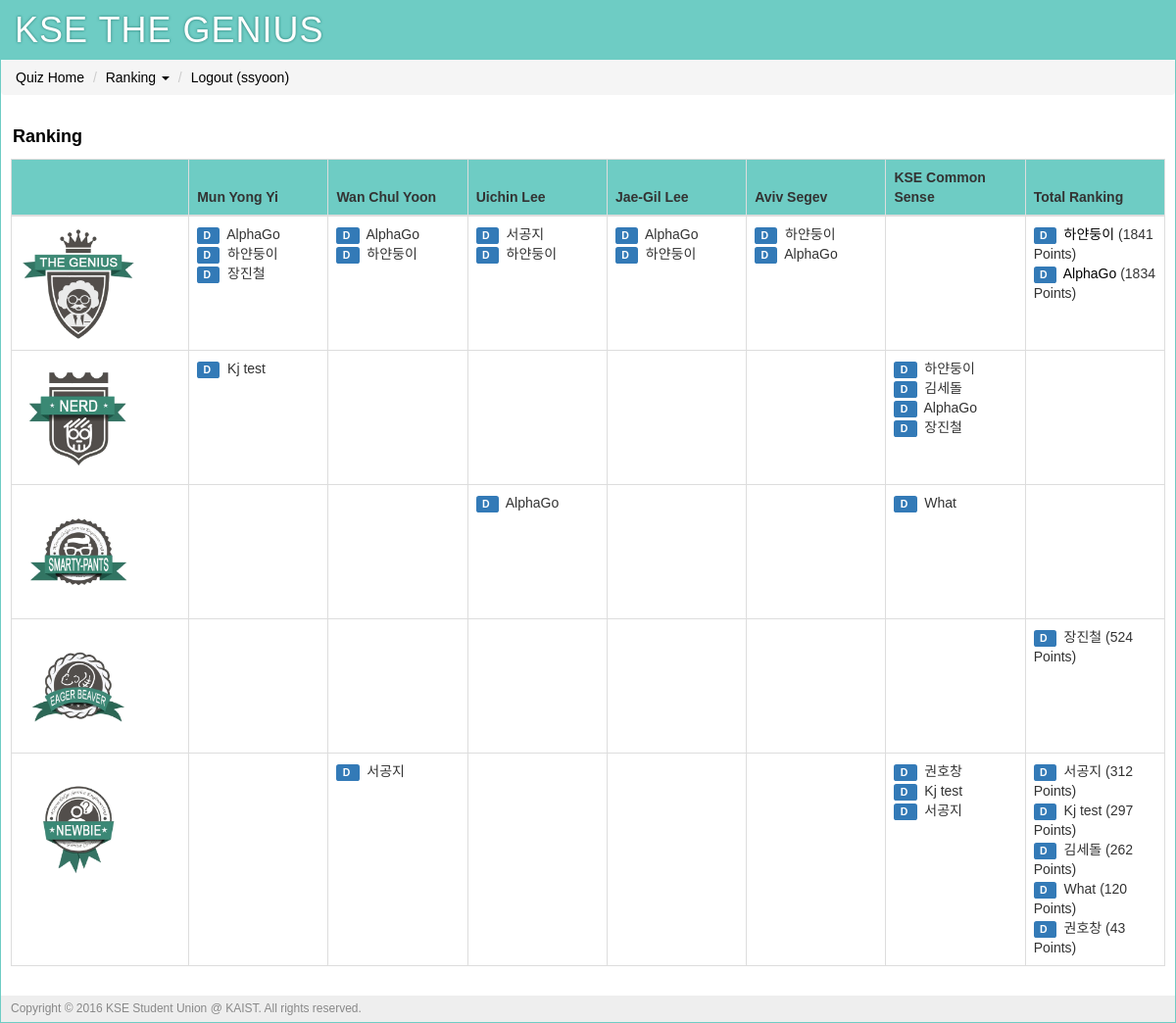
The app's page /ranking/D (signed in) with its own data.
### tables this page shows
CREATE TABLE "user" (
	`user_id`	integer PRIMARY KEY AUTOINCREMENT,
	`username`	string NOT NULL,
	`name`	string NOT NULL,
	`class`	INTEGER,
	`pw_hash`	string NOT NULL,
	`munyi_point`	integer DEFAULT 0,
	`munyi_last_quiz`	integer DEFAULT 0,
	`wcyoon_point`	integer DEFAULT 0,
	`wcyoon_last_quiz`	integer DEFAULT 0,
	`uclee_point`	integer DEFAULT 0,
	`uclee_last_quiz`	integer DEFAULT 0,
	`jaegil_point`	integer DEFAULT 0,
	`jaegil_last_quiz`	integer DEFAULT 0,
	`aviv_point`	integer DEFAULT 0,
	`aviv_last_quiz`	integer DEFAULT 0,
	`kse_point`	INTEGER DEFAULT 0,
	`kse_last_quiz`	INTEGER DEFAULT 0,
	`total_point`	integer DEFAULT 0
);

### main.py (the view)
@app.route('/')
@app.route('/ranking')
@app.route('/ranking/<class_id>')
def ranking(class_id=None):
    MUNYI_QUIZ_CNT[1] = query_db('''SELECT count(id) FROM quiz WHERE professor_id="munyi"''', one=True)['count(id)']
    WCYOON_QUIZ_CNT[1] = query_db('''SELECT count(id) FROM quiz WHERE professor_id="wcyoon"''', one=True)['count(id)']
    UCLEE_QUIZ_CNT[1] = query_db('''SELECT count(id) FROM quiz WHERE professor_id="uclee"''', one=True)['count(id)']
    JAEGIL_QUIZ_CNT[1] = query_db('''SELECT count(id) FROM quiz WHERE professor_id="jaegil"''', one=True)['count(id)']
    AVIV_QUIZ_CNT[1] = query_db('''SELECT count(id) FROM quiz WHERE professor_id="aviv"''', one=True)['count(id)']
    KSE_QUIZ_CNT[1] = query_db('''SELECT count(id) FROM quiz WHERE professor_id="kse"''', one=True)['count(id)']
    TOTAL_MAX_POINT[1] = query_db('''SELECT SUM(quiz_value) FROM quiz''', one=True)['SUM(quiz_value)']
    total_score = collections.OrderedDict()
    total_score['genius'] = getUserList(80, 100, class_id)
    total_score['nerd'] = getUserList(60, 80, class_id)
    total_score['smarty-pants'] = getUserList(40, 60, class_id)
    total_score['eager_beaver'] = getUserList(20, 40, class_id)
    total_score['newbie'] = getUserList(0, 20, class_id)
    return render_template('ranking.html', total_score = total_score)

### main.py (called while the page is built)
def connect_db():
    return sqlite3.connect(app.config['DATABASE'])

def query_db(query, args=(), one=False):
    cur = g.db.execute(query, args)
    rv = [dict((cur.description[idx][0], value)
               for idx, value in enumerate(row)) for row in cur.fetchall()]
    return (rv[0] if rv else None) if one else rv

@app.before_request
def before_request():
    g.db = connect_db()
    g.user = None
    if 'user_id' in session:
        g.user = query_db('select * from user where user_id = ?',
                          [session['user_id']], one=True)

@app.teardown_request
def teardown_request(exception):
    if hasattr(g, 'db'):
        g.db.close()

### templates/ranking.html (shortened to what this page needs)
{% extends "layout.html" %}
{% block title %}
    Ranking
{% endblock %}
{% block body %}
	<div class="page-title">
		<span>{{ self.title() }}</span>
	</div>
	<div class="table-responsive">
  	<table class="table table-bordered table-hover">
		<thead>
  			<tr style="background-color: #6ECCC4;">
  				<th></th>
  				<th>Mun Yong Yi</th>
  				<th>Wan Chul Yoon</th>
  				<th>Uichin Lee</th>
  				<th>Jae-Gil Lee</th>
  				<th>Aviv Segev</th>
  				<th>KSE Common Sense</th>
  				<th>Total Ranking</th>
  			</tr>
  		</thead>
  		<tbody>
			{% for badge, score in total_score.items() %}
			<tr>
				<td class="col-md-1">
					{% if badge=="newbie" %}
						<img src="{{ url_for('static', filename='img/badges/badge_1_newbie.png') }}" alt="Newbie" width="120px">
					{% elif badge=="eager_beaver" %}
						<img src="{{ url_for('static', filename='img/badges/badge_2_eager_beaver.png') }}" alt="Eager Beaver" width="120px">
					{% elif badge=="smarty-pants" %}
						<img src="{{ url_for('static', filename='img/badges/badge_3_smarty-pants.png') }}" alt="Smarty Pants" width="120px">
					{% elif badge=="nerd" %}
						<img src="{{ url_for('static', filename='img/badges/badge_4_nerd.png') }}" alt="Nerd" width="120px">
					{% elif badge=="genius" %}
						<img src="{{ url_for('static', filename='img/badges/badge_5_genius.png') }}" alt="Genius" width="120px">
					{% endif %}
				</td>
				{% for prof, rankers in score.items() %}
					<td class="post-table-title col-md-1">
						{% for ranker in rankers %}
							<span class="post-table-title">
								{% if g.user['username'] == ranker['username'] %}
									{% if ranker['class'] == 'A' %}
										<span class="label label-danger">
									{% elif ranker['class'] == 'B' %}
										<span class="label label-warning">
									{% elif ranker['class'] == 'C' %}
										<span class="label label-info">
									{% elif ranker['class'] == 'D' %}
										<span class="label label-primary">
									{% else %}
										<span class="label label-default">
									{% endif %}
										{{ ranker['class'] }}
									</span>&nbsp;
									<strong>
									<span class="label label-success">{{ ranker['username'] }}
									{% if prof == 'total_point' %}
										({{ ranker['total_point'] }} Points)
									{% endif %}
									</span>
									</strong>
								{% else %}
									{% if ranker['class'] == 'A' %}
										<span class="label label-danger">
									{% elif ranker['class'] == 'B' %}
										<span class="label label-warning">
									{% elif ranker['class'] == 'C' %}
										<span class="label label-info">
									{% elif ranker['class'] == 'D' %}
										<span class="label label-primary">
									{% else %}
										<span class="label label-default">
									{% endif %}
										{{ ranker['class'] }}
									</span>&nbsp;
									{% if prof == 'total_point' %}
										{% if badge=="genius" %}
											<a href="#" data-toggle="tooltip" title="{{ ranker['name'] }}">
											{{ ranker['username'] }}
											</a>
											({{ ranker['total_point'] }} Points)
										{% else %}
											{{ ranker['username'] }}
											({{ ranker['total_point'] }} Points)
										{% endif %}
									{% else %}
										{{ ranker['username'] }}
									{% endif %}
								{% endif %}
							</span>
						<br>
						{% endfor %}
					</td>
				{% endfor %}
			</tr>
			{% endfor %}
  		</tbody>
	</table>
	</div>
{% endblock %}

### templates/layout.html (shortened to what this page needs)
<!doctype html>
<html>
<head>
	<link rel="stylesheet" type="text/css" href="{{ url_for('static', filename='css/bootstrap.min.css') }}">
	<link rel="stylesheet" type="text/css" href="{{ url_for('static', filename='css/style.css') }}">
</head>
<div class="page">
	<h1>KSE THE GENIUS</h1>
	<ol class="breadcrumb">
		{% if g.user %}
		<li><a href="{{ url_for('course') }}">Quiz Home</a></li>
		<li class="dropdown"><a href="#" class="dropdown-toggle"
			data-toggle="dropdown" role="button" aria-haspopup="true"
			aria-expanded="false">Ranking <span class="caret"></span></a>
		</li>
		<li><a href="{{ url_for('logout') }}">Logout ({{ g.user.username }})</a></li>
		{% else %}
		<li><a href="{{ url_for('register') }}">Sign Up</a></li>
		<li><a href="{{ url_for('login') }}">Sign In</a></li>
		{% endif %}
	</ol>
	<div class="body">{% block body %}{% endblock %}</div>
	<div class="footer">Copyright © 2016 KSE Student Union @ KAIST. All rights reserved.</div>
</div>
</html>

### static/css/style.css (style rules this page uses)
a { color: black; }
a, a:focus, a:hover, a:active { outline: 0; text-decoration: none; }
div.page { background: white; border: 1px solid #6ECCC4; margin: auto; overflow-y: hidden; }
div.page h1 { background: #6ECCC4; margin: 0; padding: 10px 14px; color: white; letter-spacing: 1px; text-shadow: 0 0 3px #24776F; font-weight: normal; }
div.page div.body { padding: 10px; }
div.page div.footer { background: #eee; color: #888; padding: 5px 10px; font-size: 12px; }
div.page-title { font-size: 18px; color: black; font-weight: bold; margin: 0px 0px 10px 2px; }

### records on screen
user: user.username "ssyoon"
user: class "D", username "AlphaGo", total_point "1834"
user: class "D", username "하얀둥이", total_point "1841"
user: class "D", username "장진철", total_point "524"
user: class "D", username "서공지", total_point "312"
user: class "D", username "Kj test", total_point "297"
user: class "D", username "김세돌", total_point "262"
user: class "D", username "What", total_point "120"
user: class "D", username "권호창", total_point "43"
